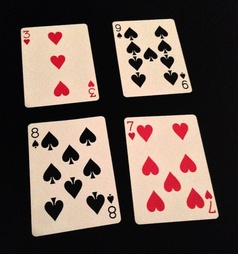
#> input picture test.jpg, 238 x 254 px, shrunk from 800 x 856 before the run
$ python script1.py
#> lines starting #> are read from the running program, lines starting #| are printed output that depends on the picture; after the words box and inside, x2 and y2 are one past the last pixel; in counts of white or black regions, pixels touching at a corner belong together
import cv2

img1 = cv2.imread('test.jpg', 0)
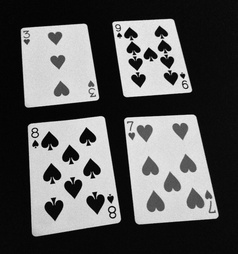
#> img1: shape (254, 238); min 0, max 254, mean 91.1
img2 = cv2.imread('test2.jpg',0)
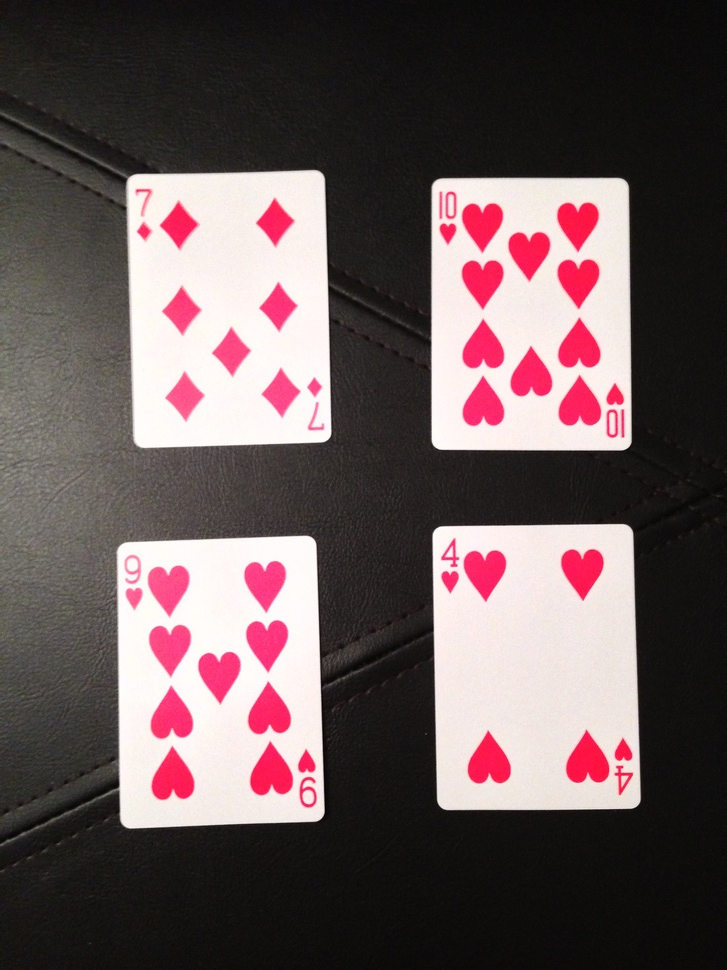
#> input picture test2.jpg, 727 x 970 px, shrunk from 2448 x 3264 before the run
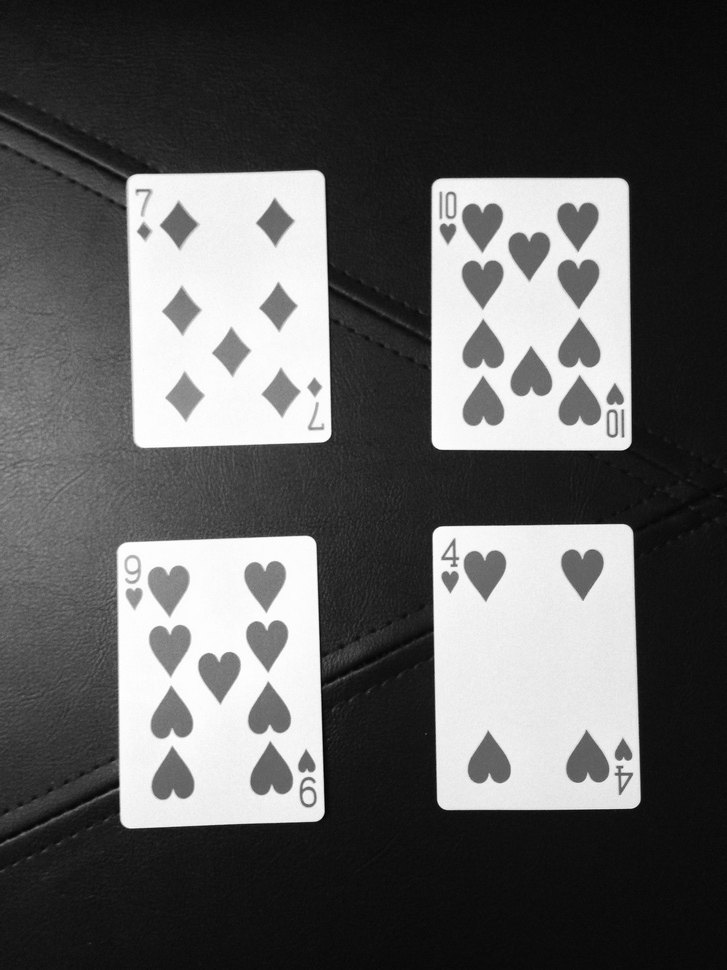
#> img2: shape (970, 727); min 0, max 255, mean 92.8

_, thresh1 = cv2.threshold(img1, 140, 255, cv2.THRESH_BINARY_INV)
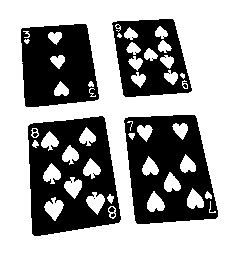
#> thresh1: shape (254, 238); 62.4% white; 9 black regions (4 under 20 px), largest, box (x1, y1, x2, y2) and area: (28, 116, 121, 236) 7161, (124, 115, 218, 224) 6725, (21, 24, 99, 107) 5049, (112, 19, 192, 97) 3767, (109, 207, 115, 212) 21

cv2.imshow('tresh1', thresh1)
cv2.waitKey(0)
cv2.destroyAllWindows()
